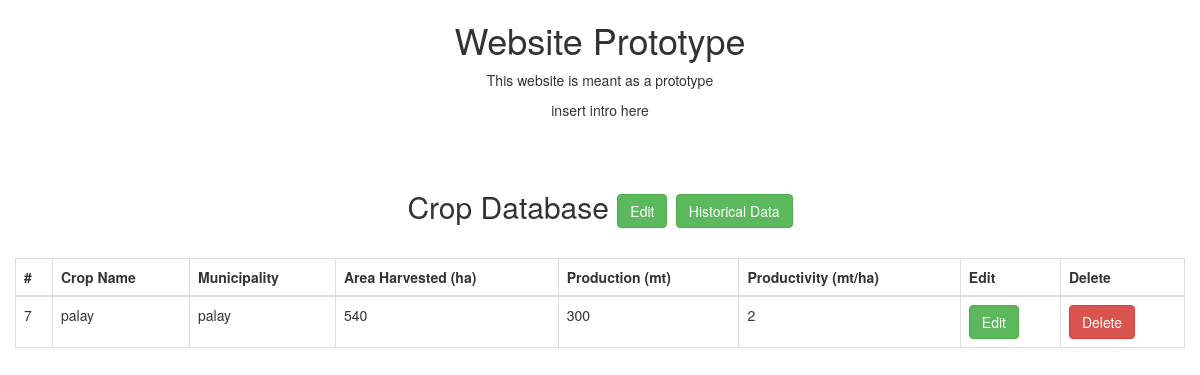
The page / on the database its author committed.
### tables this page shows
CREATE TABLE `maintable` (
  `id` int(10) UNSIGNED NOT NULL,
  `name` varchar(100) NOT NULL,
  `municipality` varchar(100) NOT NULL,
  `area` float NOT NULL,
  `production` float NOT NULL,
  `productivity` float NOT NULL
);

### index.php (the view, shortened to what this page needs)
<?php
  include "connection.php";
?>
<!DOCTYPE html>
<html lang="en">
<head>
  <link rel="stylesheet" href="https://maxcdn.bootstrapcdn.com/bootstrap/3.4.1/css/bootstrap.min.css">
</head>
<body>
  <div>
    <h1 align="center">Website Prototype</h1>
    <p align="center">This website is meant as a prototype</p>
    <p align="center">insert intro here</p>
  </div>
  <br>
  <br>
<div>
  <h2 align="center">
    Crop Database
    <a href="create.php?id="><button type="button" class="btn btn-success">Edit</button></a>
    <a href="historicalData.php?id="><button type="button" class="btn btn-success">Historical Data</button></a>
  </h2>
</div>
<div class="col-lg-12">
  <table class="table table-bordered">
    <thead>
      <tr>
        <th>#</th>
        <th>Crop Name</th>
        <th>Municipality</th>
        <th>Area Harvested (ha)</th>
        <th>Production (mt)</th>
        <th>Productivity (mt/ha)</th>
        <th>Edit</th>
        <th>Delete</th>
        <br>
      </tr>
    </thead>
    <tbody>
      <?php
      $res=mysqli_query($link,"select * from maintable");
      while($row=mysqli_fetch_array($res))
      {
        echo "<tr>";
        echo "<td>"; echo $row["id"]; echo "</td>";
        echo "<td>"; echo $row["name"]; echo "</td>";
        echo "<td>"; echo $row["municipality"]; echo "</td>";
        echo "<td>"; echo $row["area"]; echo "</td>";
        echo "<td>"; echo $row["production"]; echo "</td>";
        echo "<td>"; echo $row["productivity"]; echo "</td>";
        echo "<td>"; ?> <a href="edit.php?id=<?php echo $row["id"]; ?>"><button type="button" class="btn btn-success">Edit</button></a> <?php echo "</td>";
        echo "<td>"; ?> <a href="delete.php?id=<?php echo $row["id"]; ?>"><button type="button" class="btn btn-danger">Delete</button></a> <?php echo "</td>";
      }
      ?>
    </tbody>
  </table>
</div>
</body>
</html>

### rows shown on the page
maintable: id "7", name "palay", municipality "palay", area "540", production "300", productivity "2"
